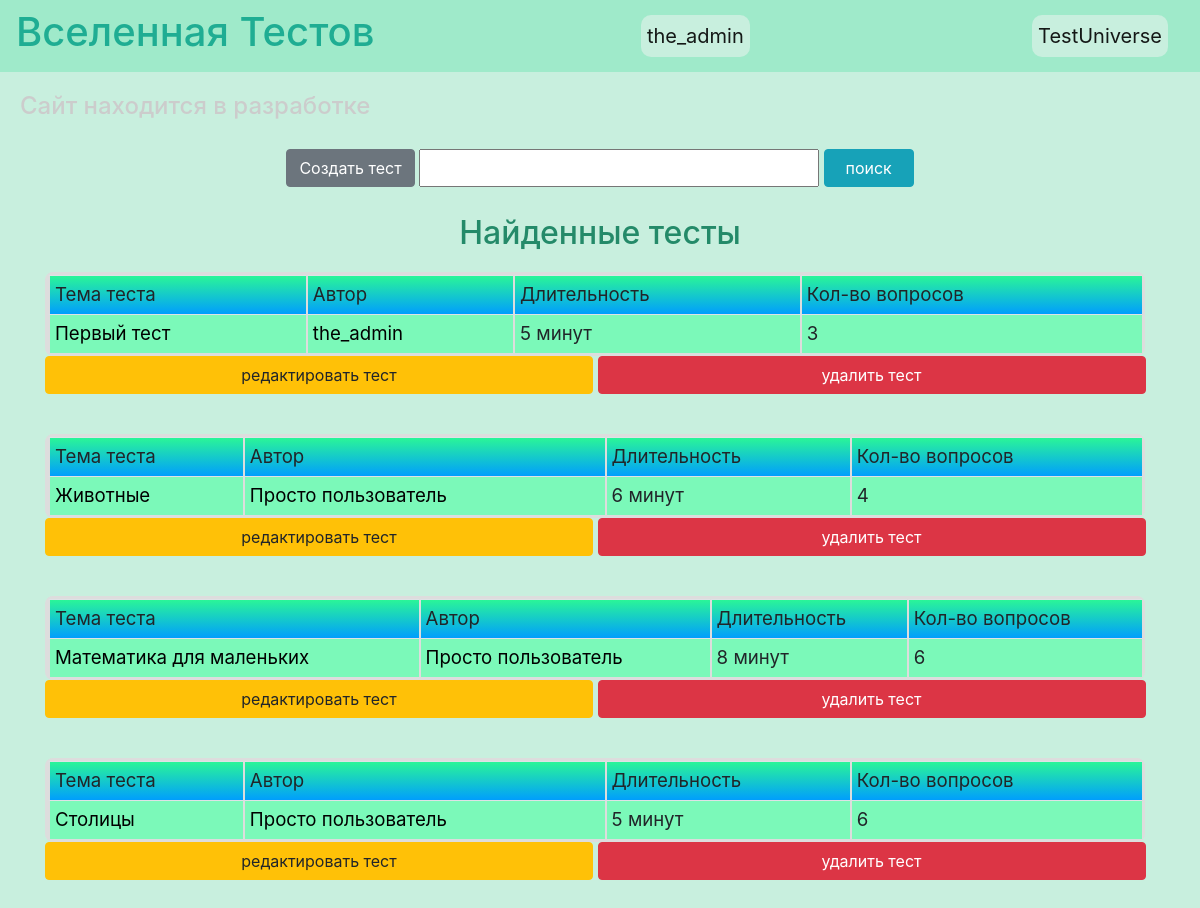
The page / (signed in) on the database its author committed.
### data/users.py (models this page shows, shortened)
class User(SqlAlchemyBase, UserMixin, SerializerMixin):
    __tablename__ = 'users'
    id = sqlalchemy.Column(sqlalchemy.Integer,
                           primary_key=True, autoincrement=True)
    name = sqlalchemy.Column(sqlalchemy.String, nullable=True)
    about = sqlalchemy.Column(sqlalchemy.String, nullable=True)
    email = sqlalchemy.Column(sqlalchemy.String,
                              index=True, unique=True, nullable=True)
    hashed_password = sqlalchemy.Column(sqlalchemy.String, nullable=True)
    created_date = sqlalchemy.Column(sqlalchemy.DateTime,
                                     default=datetime.datetime.now)
    tests = orm.relationship("Tests", back_populates='user')

### data/tests.py (models this page shows, shortened)
class Tests(SqlAlchemyBase, UserMixin, SerializerMixin):
    __tablename__ = 'tests'
    id = sqlalchemy.Column(sqlalchemy.Integer,
                           primary_key=True, autoincrement=True)
    title = sqlalchemy.Column(sqlalchemy.String, nullable=True)
    content = sqlalchemy.Column(sqlalchemy.String, nullable=True)
    key = sqlalchemy.Column(sqlalchemy.String, nullable=True)
    duration = sqlalchemy.Column(sqlalchemy.Integer, nullable=True, default=5)
    created_date = sqlalchemy.Column(sqlalchemy.DateTime,
                                     default=datetime.datetime.now)
    is_private = sqlalchemy.Column(sqlalchemy.Boolean, default=False)
    code = sqlalchemy.Column(sqlalchemy.String, nullable=True)
    size = sqlalchemy.Column(sqlalchemy.Integer, default=0)
    creator = sqlalchemy.Column(sqlalchemy.Integer,
                                sqlalchemy.ForeignKey("users.id"))
    user = orm.relationship('User')

### main.py (the view)
@app.route("/", methods=['GET', 'POST'])
def index():
    search_form = SearchForm()
    if search_form.validate_on_submit():
        req = search_form.search.data
    else:
        req = ''
    db_sess = db_session.create_session()
    if current_user.is_authenticated:
        tests = db_sess.query(Tests).filter(
            (Tests.user == current_user) | (Tests.is_private is not True),
            Tests.title.like(f'%{req}%')
        )
    else:
        tests = db_sess.query(Tests).filter(
            Tests.is_private is not True,
            Tests.title.like(f'%{req}%')
        )
    users = db_sess.query(User).all()
    names = {name.id: name.name for name in users}
    return render_template("index.html", form=search_form, tests=tests, names=names)

### forms/search.py
class SearchForm(FlaskForm):
    search = StringField('поиск')
    submit = SubmitField('поиск')

### data/db_session.py (called while the page is built)
def create_session() -> Session:
    global __factory
    return __factory()

### main.py (called while the page is built)
@login_manager.user_loader
def load_user(user_id):
    db_sess = db_session.create_session()
    return db_sess.query(User).get(user_id)

### templates/index.html (shortened to what this page needs)
{% extends "base.html" %}
{% block content %}
<form action="" method="post">
        <div align="center">
            {% if current_user.is_authenticated %}
            <a href="create_test" class="btn btn-secondary" style="margin-bottom:3px">Создать тест</a>
            {% endif %}
            {{ form.search(style="width:400px;display:inline;line-height:32px") }}
            {{ form.submit(type="submit", style="width:90px;display:inline;margin-bottom:3px", class="btn btn-info btn-block") }}
        </div><br>
</form>
<h2 align="center" style="margin-bottom:20px;color:#248a69">Найденные тесты</h2>
{% for test in tests %}
<div class="table">
    <table class="my_table" width="1100px">
        <tr class="my_row">
            <td class="title">Тема теста</td>
            <td class="title">Автор</td>
            <td class="title" align="center">Длительность</td>
            <td class="title" align="center">Кол-во вопросов</td>
        </tr>
        <tr class="my_row">
            <td class="ordinary"><a class="link-1" href="/complete_test/{{ test.id }}">{{ test.title }}</a></td>
            <td class="ordinary"><a class="link-1" href="/profile/{{ names[test.creator] }}">{{ names[test.creator] }}</a></td>
            <td class="ordinary" align="center">{{ test.duration }} минут</td>
            <td class="ordinary" align="center">{{ test.size }}</td>
        </tr>
    </table>
    {% if current_user.is_authenticated and current_user.id == 1 %}
    <div>
        <a href="/edit_test/{{ test.id }}" class="btn btn-warning" style="width:548px">
            редактировать тест
        </a>
        <a href="/delete_test/{{ test.id }}" class="btn btn-danger" style="width:548px">
            удалить тест
        </a>
    </div>
    {% endif %}
</div>
<br>
{% endfor %}
{% endblock %}

### templates/base.html (shortened to what this page needs)
<!DOCTYPE html>
<html lang="en">
<head>
    <link rel="stylesheet" href="https://stackpath.bootstrapcdn.com/bootstrap/4.4.1/css/bootstrap.min.css"
>
    <link rel="stylesheet" type="text/css" href="../static/css/style.css"/>
</head>
<body>
<header>
    <nav class="navbar navbar-light bg-green">
        <h1>Вселенная Тестов</h1>
        {% if current_user.is_authenticated %}
        <a class="navbar-brand" href="/profile/{{ current_user.name }}">{{ current_user.name }}</a>
        {% else %}
        <p>
            <a class="btn btn-primary " href="/register">Регистрация</a>
            <a class="btn btn-success" href="/login">Вход</a>
        </p>
        {% endif %}
        <a class="navbar-brand" href="/">TestUniverse</a>
    </nav>
    <h4>Сайт находится в разработке</h4>
</header>
<main role="main" class="container">
    {% block content %}{% endblock %}
</main>
</body>
</html>

### static/css/style.css (style rules this page uses)
td.title { background-image: linear-gradient(180deg, #2af598 0%, #009efd 100%); align: "center"; font-size: 14pt; padding: 5px; }
td.ordinary { background-color: #7BF9B9; align: "center"; font-size: 14pt; padding: 5px; }
table { border-collapse: separate; border: 3px solid #ddd; border-radius: 8px; border-spacing: 0px; align: "center"; }
h4 { color: #cccccc; padding: 20px; }
nav { background-color: #9FEACA; color: #1FAD93; }
body { background-color: #C8EFDE; }
th, td { padding: 5px 5px 5px 5px; text-align: left; vertical-align: top; border-left: 2px solid #ddd; }
a.navbar-brand { background-color: #C8EFDE; border-radius: 10px; padding: 6px; }
a.link-1 { color: black; }

### rows shown on the page
User: name "the_admin"
Tests: title "Первый тест", creator.name "the_admin", duration "5", size "3"
Tests: title "Животные", creator.name "Просто пользователь", duration "6", size "4"
Tests: title "Математика для маленьких", creator.name "Просто пользователь", duration "8", size "6"
Tests: title "Столицы", creator.name "Просто пользователь", duration "5", size "6"
